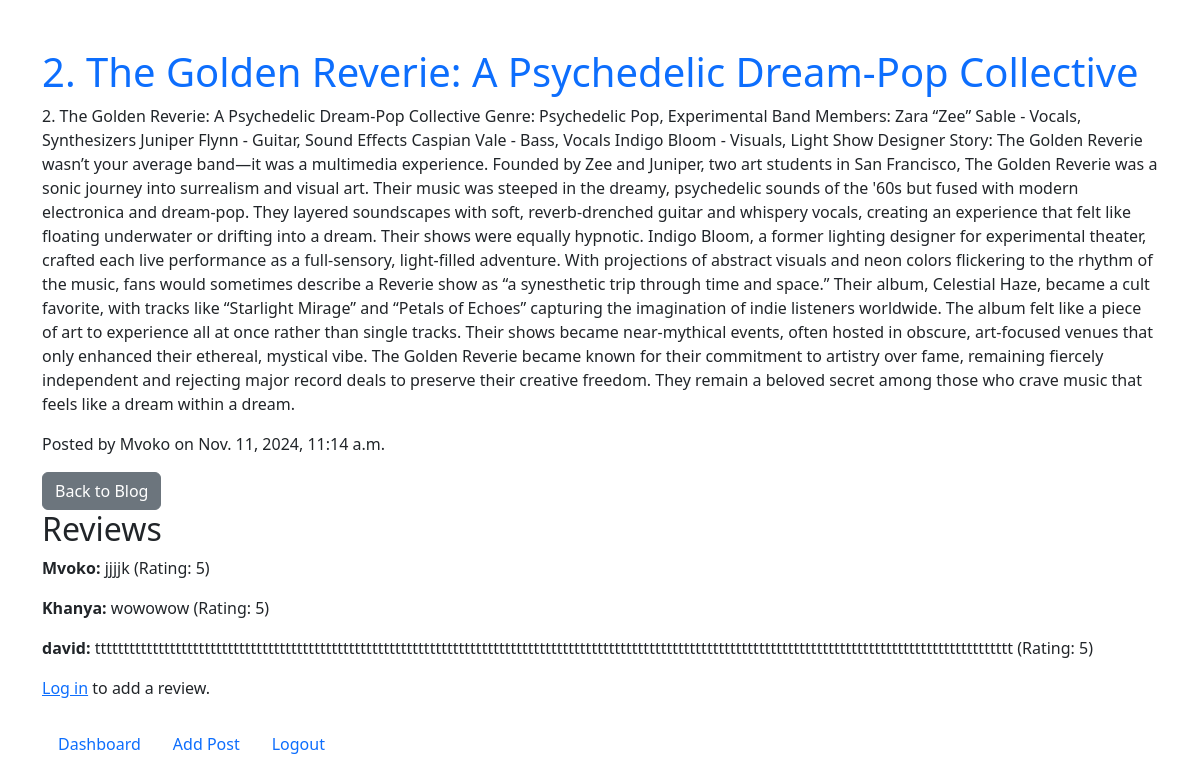
The app's page /post/4/ with its own data.
### blog/models.py (models this page shows, shortened)
class Post(models.Model):
    title = models.CharField(max_length=200)
    content = models.TextField()
    author = models.ForeignKey(User, on_delete=models.CASCADE, related_name='posts')
    created_at = models.DateTimeField(auto_now_add=True)
    class Meta:
        ordering = ['-created_at']  # Orders posts by latest created

class Review(models.Model):
    post = models.ForeignKey(Post, related_name='reviews', on_delete=models.CASCADE)
    user = models.ForeignKey(User, related_name='reviews', on_delete=models.CASCADE,)
    content = models.TextField()
    rating = models.IntegerField(default=5)
    created_at = models.DateTimeField(auto_now_add=True)
    class Meta:
        ordering = ['-created_at']
        unique_together = ('post', 'user')

### blog/views.py (the view)
# urls.py: path('post/<int:pk>/', views.post_detail, name='post_detail'),
def post_detail(request, pk):
    post = get_object_or_404(Post, pk=pk)
    reviews = post.reviews.all()  # Assuming a reverse relation
    return render(request, 'post_detail.html', {'post': post, 'reviews': reviews})

### blog/templates/post_detail.html (shortened to what this page needs)
<!DOCTYPE html>
<html lang="en">
<head>
    <link rel="stylesheet" href="https://cdn.jsdelivr.net/npm/bootstrap@5.3.0/dist/css/bootstrap.min.css">
</head>
<body>
    <div class="container mt-5">
        <h1 class="text-primary">{{ post.title }}</h1>
        <p>{{ post.content }}</p>
        <p>Posted by {{ post.author }} on {{ post.created_at }}</p>
        <a href="{% url 'blog:blog_list' %}" class="btn btn-secondary">Back to Blog</a>
        <h2>Reviews</h2>
        {% for review in post.reviews.all %}
            <p><strong>{{ review.user }}:</strong> {{ review.content }} (Rating: {{ review.rating }})</p>
        {% empty %}
            <p>No reviews yet.</p>
        {% endfor %}
        {% if user.is_authenticated %}
            {% with has_review=False %}
                {% for review in post.reviews.all %}
                    {% if user == review.user %}
                        <p>You posted the max reviews</p>
                        {% with True as has_review %}
                        {% endwith %}
                    {% endif %}
                {% endfor %}
                {% if not has_review %}
                    <a href="{% url 'blog:add_review' post.id %}" class="btn btn-primary">Add a Review</a>
                {% endif %}
            {% endwith %}
        {% else %}
            <p><a href="{% url 'blog:login' %}">Log in</a> to add a review.</p>
        {% endif %}
        <nav class="mt-4">
            <ul class="nav">
                <li class="nav-item"><a href="{% url 'blog:user_dashboard' %}" class="nav-link">Dashboard</a></li>
                <li class="nav-item"><a href="{% url 'blog:add_post' %}" class="nav-link">Add Post</a></li>
                <li class="nav-item"><a href="{% url 'logout' %}" class="nav-link">Logout</a></li>
            </ul>
        </nav>
    </div>
</body>
</html>

### records on screen
Post: title "2. The Golden Reverie: A Psychedelic Dream-Pop Collective", content "2. The Golden Reverie: A Psychedelic Dream-Pop Collective Genre: Psychedelic Pop, Experimental Band Members: Zara “Zee” Sable - Vocals, Synthesizers Juniper Flynn - Guitar, Sound Effects Caspian Vale - Bass, Vocals Indigo Bloom - Visuals, Light Show Designer Story: The Golden Reverie wasn’t your average band—it was a multimedia experience. Founded by Zee and Juniper, two art students in San Francisco, The Golden Reverie was a sonic journey into surrealism and visual art. Their music was steeped in the dreamy, psychedelic sounds of the '60s but fused with modern electronica and dream-pop. They layered soundscapes with soft, reverb-drenched guitar and whispery vocals, creating an experience…", author "Mvoko", created_at "Nov. 11, 2024, 11:14 a.m."
Review: user "Mvoko", content "jjjjk", rating "5"
Review: user "Khanya", content "wowowow", rating "5"
Review: user "david", content "ttttttttttttttttttttttttttttttttttttttttttttttttttttttttttttttttttttttttttttttttttttttttttttttttttttttttttttttttttttttttttttttttttttttttttttttttttttttttttttttt", rating "5"
